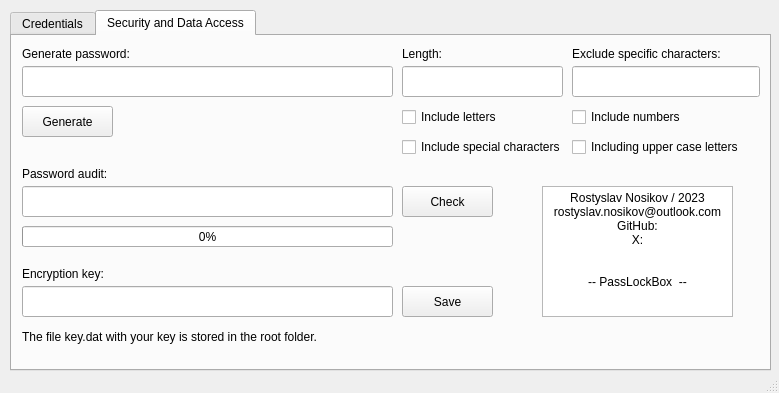
<?xml version="1.0" encoding="UTF-8"?>
<ui version="4.0">
 <class>MainWindow</class>
 <widget class="QMainWindow" name="MainWindow">
  <property name="enabled">
   <bool>true</bool>
  </property>
  <property name="geometry">
   <rect>
    <x>0</x>
    <y>0</y>
    <width>779</width>
    <height>393</height>
   </rect>
  </property>
  <property name="windowTitle">
   <string>MainWindow</string>
  </property>
  <widget class="QWidget" name="centralwidget">
   <widget class="QTabWidget" name="tabWidget">
    <property name="geometry">
     <rect>
      <x>10</x>
      <y>10</y>
      <width>761</width>
      <height>361</height>
     </rect>
    </property>
    <property name="autoFillBackground">
     <bool>false</bool>
    </property>
    <property name="currentIndex">
     <number>1</number>
    </property>
    <widget class="QWidget" name="credentials">
     <attribute name="title">
      <string>Credentials</string>
     </attribute>
     <widget class="QTreeView" name="treeView">
      <property name="geometry">
       <rect>
        <x>305</x>
        <y>10</y>
        <width>441</width>
        <height>271</height>
       </rect>
      </property>
     </widget>
     <widget class="QLineEdit" name="nameEdit">
      <property name="geometry">
       <rect>
        <x>10</x>
        <y>30</y>
        <width>281</width>
        <height>31</height>
       </rect>
      </property>
     </widget>
     <widget class="QLineEdit" name="loginEdit">
      <property name="geometry">
       <rect>
        <x>10</x>
        <y>90</y>
        <width>281</width>
        <height>31</height>
       </rect>
      </property>
     </widget>
     <widget class="QLineEdit" name="passEdit">
      <property name="geometry">
       <rect>
        <x>10</x>
        <y>150</y>
        <width>281</width>
        <height>31</height>
       </rect>
      </property>
     </widget>
     <widget class="QComboBox" name="categoryBox">
      <property name="geometry">
       <rect>
        <x>10</x>
        <y>190</y>
        <width>151</width>
        <height>31</height>
       </rect>
      </property>
     </widget>
     <widget class="QPushButton" name="addItemButton">
      <property name="geometry">
       <rect>
        <x>200</x>
        <y>190</y>
        <width>91</width>
        <height>31</height>
       </rect>
      </property>
      <property name="text">
       <string>Add</string>
      </property>
     </widget>
     <widget class="QLineEdit" name="categoryEdit">
      <property name="geometry">
       <rect>
        <x>10</x>
        <y>250</y>
        <width>281</width>
        <height>31</height>
       </rect>
      </property>
     </widget>
     <widget class="QPushButton" name="addCategoryButton">
      <property name="geometry">
       <rect>
        <x>200</x>
        <y>290</y>
        <width>91</width>
        <height>31</height>
       </rect>
      </property>
      <property name="text">
       <string>Add</string>
      </property>
     </widget>
     <widget class="QLabel" name="nameLabel">
      <property name="geometry">
       <rect>
        <x>10</x>
        <y>10</y>
        <width>41</width>
        <height>18</height>
       </rect>
      </property>
      <property name="text">
       <string>Name:</string>
      </property>
     </widget>
     <widget class="QLabel" name="loginLabel">
      <property name="geometry">
       <rect>
        <x>10</x>
        <y>70</y>
        <width>41</width>
        <height>18</height>
       </rect>
      </property>
      <property name="text">
       <string>Login:</string>
      </property>
     </widget>
     <widget class="QLabel" name="passwordLabel">
      <property name="geometry">
       <rect>
        <x>10</x>
        <y>130</y>
        <width>61</width>
        <height>18</height>
       </rect>
      </property>
      <property name="text">
       <string>Password:</string>
      </property>
     </widget>
     <widget class="QLabel" name="label_4">
      <property name="geometry">
       <rect>
        <x>10</x>
        <y>230</y>
        <width>71</width>
        <height>18</height>
       </rect>
      </property>
      <property name="text">
       <string>Category:</string>
      </property>
     </widget>
     <widget class="QPushButton" name="deleteElementButton">
      <property name="geometry">
       <rect>
        <x>306</x>
        <y>290</y>
        <width>91</width>
        <height>31</height>
       </rect>
      </property>
      <property name="text">
       <string>Remove</string>
      </property>
     </widget>
     <widget class="QLabel" name="warningLabel">
      <property name="geometry">
       <rect>
        <x>520</x>
        <y>297</y>
        <width>131</width>
        <height>16</height>
       </rect>
      </property>
      <property name="styleSheet">
       <string notr="true">color: rgb(170, 0, 0);</string>
      </property>
      <property name="text">
       <string>Encryption key missing! </string>
      </property>
     </widget>
     <widget class="QPushButton" name="learnMoreKeyMissingButton">
      <property name="geometry">
       <rect>
        <x>656</x>
        <y>290</y>
        <width>91</width>
        <height>31</height>
       </rect>
      </property>
      <property name="text">
       <string>Learn more</string>
      </property>
     </widget>
    </widget>
    <widget class="QWidget" name="securityAndDataAccess">
     <attribute name="title">
      <string>Security and Data Access</string>
     </attribute>
     <widget class="QLineEdit" name="generatePasswordEdit">
      <property name="geometry">
       <rect>
        <x>10</x>
        <y>30</y>
        <width>371</width>
        <height>31</height>
       </rect>
      </property>
     </widget>
     <widget class="QCheckBox" name="includeLettersBox">
      <property name="geometry">
       <rect>
        <x>390</x>
        <y>70</y>
        <width>101</width>
        <height>22</height>
       </rect>
      </property>
      <property name="text">
       <string>Include letters</string>
      </property>
     </widget>
     <widget class="QCheckBox" name="includeNumbersBox">
      <property name="geometry">
       <rect>
        <x>560</x>
        <y>70</y>
        <width>111</width>
        <height>22</height>
       </rect>
      </property>
      <property name="text">
       <string>Include numbers</string>
      </property>
     </widget>
     <widget class="QCheckBox" name="includeSpecialCharactersBox">
      <property name="geometry">
       <rect>
        <x>390</x>
        <y>100</y>
        <width>161</width>
        <height>22</height>
       </rect>
      </property>
      <property name="text">
       <string>Include special characters</string>
      </property>
     </widget>
     <widget class="QLineEdit" name="lengthPasswordEdit">
      <property name="geometry">
       <rect>
        <x>390</x>
        <y>30</y>
        <width>161</width>
        <height>31</height>
       </rect>
      </property>
     </widget>
     <widget class="QPushButton" name="generateButton">
      <property name="geometry">
       <rect>
        <x>10</x>
        <y>70</y>
        <width>91</width>
        <height>31</height>
       </rect>
      </property>
      <property name="text">
       <string>Generate</string>
      </property>
     </widget>
     <widget class="QCheckBox" name="includingUpperCaseLettersBox">
      <property name="geometry">
       <rect>
        <x>560</x>
        <y>100</y>
        <width>171</width>
        <height>22</height>
       </rect>
      </property>
      <property name="text">
       <string>Including upper case letters</string>
      </property>
     </widget>
     <widget class="QLineEdit" name="excludeSpecificCharactersEdit">
      <property name="geometry">
       <rect>
        <x>560</x>
        <y>30</y>
        <width>188</width>
        <height>31</height>
       </rect>
      </property>
     </widget>
     <widget class="QProgressBar" name="auditPasswordBar">
      <property name="geometry">
       <rect>
        <x>10</x>
        <y>190</y>
        <width>371</width>
        <height>21</height>
       </rect>
      </property>
      <property name="value">
       <number>0</number>
      </property>
     </widget>
     <widget class="QLineEdit" name="passwordAuditEdit">
      <property name="geometry">
       <rect>
        <x>10</x>
        <y>150</y>
        <width>371</width>
        <height>31</height>
       </rect>
      </property>
     </widget>
     <widget class="QPushButton" name="auditPasswordButton">
      <property name="geometry">
       <rect>
        <x>390</x>
        <y>150</y>
        <width>91</width>
        <height>31</height>
       </rect>
      </property>
      <property name="text">
       <string>Check</string>
      </property>
     </widget>
     <widget class="QLineEdit" name="encryptionKeyEdit">
      <property name="geometry">
       <rect>
        <x>10</x>
        <y>250</y>
        <width>371</width>
        <height>31</height>
       </rect>
      </property>
     </widget>
     <widget class="QPushButton" name="encryptionKeyButton">
      <property name="geometry">
       <rect>
        <x>390</x>
        <y>250</y>
        <width>91</width>
        <height>31</height>
       </rect>
      </property>
      <property name="text">
       <string>Save</string>
      </property>
     </widget>
     <widget class="QLabel" name="warningEncryptionKey">
      <property name="geometry">
       <rect>
        <x>10</x>
        <y>290</y>
        <width>301</width>
        <height>21</height>
       </rect>
      </property>
      <property name="text">
       <string>The file key.dat with your key is stored in the root folder.</string>
      </property>
      <property name="openExternalLinks">
       <bool>false</bool>
      </property>
     </widget>
     <widget class="QLabel" name="generate_password_label">
      <property name="geometry">
       <rect>
        <x>10</x>
        <y>10</y>
        <width>111</width>
        <height>16</height>
       </rect>
      </property>
      <property name="text">
       <string>Generate password:</string>
      </property>
     </widget>
     <widget class="QLabel" name="lengthPasswordLabel">
      <property name="geometry">
       <rect>
        <x>390</x>
        <y>10</y>
        <width>49</width>
        <height>16</height>
       </rect>
      </property>
      <property name="text">
       <string>Length:</string>
      </property>
     </widget>
     <widget class="QLabel" name="EcludeSpecificCharactersLabel">
      <property name="geometry">
       <rect>
        <x>560</x>
        <y>10</y>
        <width>151</width>
        <height>16</height>
       </rect>
      </property>
      <property name="text">
       <string>Exclude specific characters:</string>
      </property>
     </widget>
     <widget class="QLabel" name="password_audit_label">
      <property name="geometry">
       <rect>
        <x>10</x>
        <y>130</y>
        <width>91</width>
        <height>16</height>
       </rect>
      </property>
      <property name="text">
       <string>Password audit:</string>
      </property>
     </widget>
     <widget class="QLabel" name="encryption_key_label">
      <property name="geometry">
       <rect>
        <x>10</x>
        <y>230</y>
        <width>81</width>
        <height>16</height>
       </rect>
      </property>
      <property name="text">
       <string>Encryption key:</string>
      </property>
     </widget>
     <widget class="QTextEdit" name="aboutText">
      <property name="enabled">
       <bool>true</bool>
      </property>
      <property name="geometry">
       <rect>
        <x>530</x>
        <y>150</y>
        <width>191</width>
        <height>131</height>
       </rect>
      </property>
      <property name="readOnly">
       <bool>true</bool>
      </property>
      <property name="html">
       <string>&lt;!DOCTYPE HTML PUBLIC &quot;-//W3C//DTD HTML 4.0//EN&quot; &quot;http://www.w3.org/TR/REC-html40/strict.dtd&quot;&gt;
&lt;html&gt;&lt;head&gt;&lt;meta name=&quot;qrichtext&quot; content=&quot;1&quot; /&gt;&lt;meta charset=&quot;utf-8&quot; /&gt;&lt;style type=&quot;text/css&quot;&gt;
p, li { white-space: pre-wrap; }
hr { height: 1px; border-width: 0; }
li.unchecked::marker { content: &quot;\2610&quot;; }
li.checked::marker { content: &quot;\2612&quot;; }
&lt;/style&gt;&lt;/head&gt;&lt;body style=&quot; font-family:'Segoe UI'; font-size:9pt; font-weight:400; font-style:normal;&quot;&gt;
&lt;p align=&quot;center&quot; style=&quot; margin-top:0px; margin-bottom:0px; margin-left:0px; margin-right:0px; -qt-block-indent:0; text-indent:0px;&quot;&gt;Rostyslav Nosikov / 2023&lt;/p&gt;
&lt;p align=&quot;center&quot; style=&quot; margin-top:0px; margin-bottom:0px; margin-left:0px; margin-right:0px; -qt-block-indent:0; text-indent:0px;&quot;&gt;rostyslav.nosikov@outlook.com&lt;/p&gt;
&lt;p align=&quot;center&quot; style=&quot; margin-top:0px; margin-bottom:0px; margin-left:0px; margin-right:0px; -qt-block-indent:0; text-indent:0px;&quot;&gt;GitHub:&lt;/p&gt;
&lt;p align=&quot;center&quot; style=&quot; margin-top:0px; margin-bottom:0px; margin-left:0px; margin-right:0px; -qt-block-indent:0; text-indent:0px;&quot;&gt;X:&lt;/p&gt;
&lt;p style=&quot;-qt-paragraph-type:empty; margin-top:0px; margin-bottom:0px; margin-left:0px; margin-right:0px; -qt-block-indent:0; text-indent:0px;&quot;&gt;&lt;br /&gt;&lt;/p&gt;
&lt;p style=&quot;-qt-paragraph-type:empty; margin-top:0px; margin-bottom:0px; margin-left:0px; margin-right:0px; -qt-block-indent:0; text-indent:0px;&quot;&gt;&lt;br /&gt;&lt;/p&gt;
&lt;p align=&quot;center&quot; style=&quot; margin-top:0px; margin-bottom:0px; margin-left:0px; margin-right:0px; -qt-block-indent:0; text-indent:0px;&quot;&gt;-- PassLockBox  --&lt;/p&gt;&lt;/body&gt;&lt;/html&gt;</string>
      </property>
     </widget>
    </widget>
   </widget>
  </widget>
  <widget class="QMenuBar" name="menubar">
   <property name="geometry">
    <rect>
     <x>0</x>
     <y>0</y>
     <width>779</width>
     <height>21</height>
    </rect>
   </property>
  </widget>
  <widget class="QStatusBar" name="statusbar"/>
 </widget>
 <resources/>
 <connections/>
</ui>
